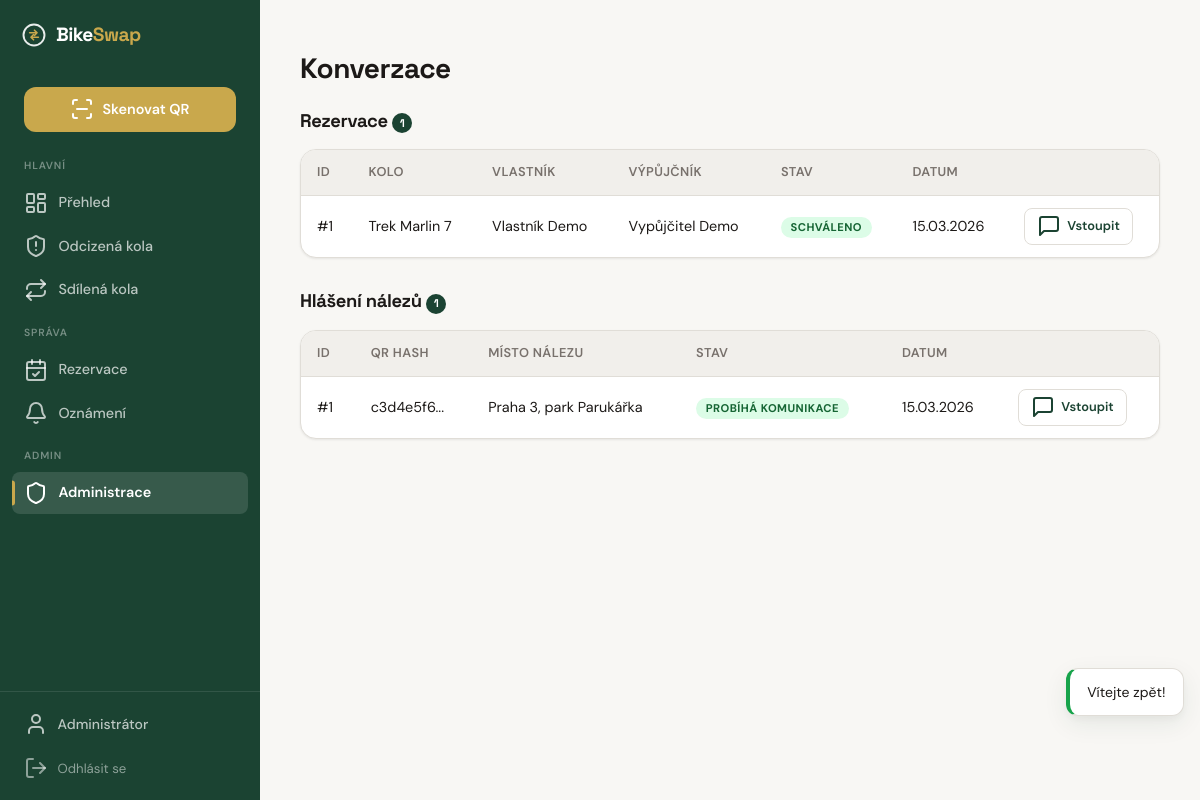
The page /admin/conversations (signed in) on the database its author committed.
### tables this page shows
CREATE TABLE IF NOT EXISTS `users` (
    `id`                 INT UNSIGNED    NOT NULL AUTO_INCREMENT,
    `email`              VARCHAR(255)    NOT NULL,
    `password_hash`      VARCHAR(255)    NOT NULL,
    `role`               ENUM('user', 'police', 'admin') NOT NULL DEFAULT 'user',
    `first_name`         VARCHAR(50)     NOT NULL,
    `surname`            VARCHAR(50)     NOT NULL DEFAULT '',
    `phone`              VARCHAR(20)     NULL DEFAULT NULL,
    `address`            VARCHAR(255)    NULL DEFAULT NULL,
    `is_verified`        TINYINT(1)      NOT NULL DEFAULT 0,
    `verification_token` VARCHAR(64)     NULL DEFAULT NULL,
    `password_reset_token`   VARCHAR(64) NULL DEFAULT NULL,
    `password_reset_expires` DATETIME    NULL DEFAULT NULL,
    `totp_secret`        VARCHAR(255)    NULL DEFAULT NULL,
    `totp_enabled`       TINYINT(1)      NOT NULL DEFAULT 0,
    `karma_score`        INT             NOT NULL DEFAULT 0,
    `is_banned`          TINYINT(1)      NOT NULL DEFAULT 0,
    `created_at`         DATETIME        NOT NULL DEFAULT CURRENT_TIMESTAMP,
    `updated_at`         DATETIME        NOT NULL DEFAULT CURRENT_TIMESTAMP ON UPDATE CURRENT_TIMESTAMP,
    `last_login_at`      DATETIME        NULL DEFAULT NULL,

    PRIMARY KEY (`id`),
    UNIQUE KEY `uq_users_email` (`email`),
    KEY `idx_users_role` (`role`)
);

CREATE TABLE IF NOT EXISTS `reservations` (
    `id`                 INT UNSIGNED    NOT NULL AUTO_INCREMENT,
    `bike_id`            INT UNSIGNED    NOT NULL,
    `borrower_id`        INT UNSIGNED    NOT NULL,
    `owner_id`           INT UNSIGNED    NOT NULL,
    `conversation_token` VARCHAR(64)     NOT NULL,
    `date_from`          DATE            NOT NULL,
    `date_to`            DATE            NOT NULL,
    `message`            TEXT            NULL DEFAULT NULL,
    `status`             ENUM('pending','approved','rejected','active','completed','cancelled','not_returned','disputed') NOT NULL DEFAULT 'pending',
    `not_returned_reason`  TEXT          NULL DEFAULT NULL,
    `dispute_reason`       TEXT          NULL DEFAULT NULL,
    `admin_resolution`     ENUM('borrower_guilty','owner_guilty') NULL DEFAULT NULL,
    `admin_resolved_by`    INT UNSIGNED  NULL DEFAULT NULL,
    `admin_resolved_at`    DATETIME      NULL DEFAULT NULL,
    `created_at`         DATETIME        NOT NULL DEFAULT CURRENT_TIMESTAMP,
    `updated_at`         DATETIME        NOT NULL DEFAULT CURRENT_TIMESTAMP ON UPDATE CURRENT_TIMESTAMP,

    PRIMARY KEY (`id`),
    UNIQUE KEY `uq_reservations_token` (`conversation_token`),
    KEY `idx_reservations_bike_dates` (`bike_id`, `date_from`, `date_to`, `status`),
    KEY `idx_reservations_borrower` (`borrower_id`, `status`),
    KEY `idx_reservations_owner` (`owner_id`, `status`),
    CONSTRAINT `fk_reservations_bike` FOREIGN KEY (`bike_id`) REFERENCES `bikes` (`id`) ON DELETE CASCADE,
    CONSTRAINT `fk_reservations_borrower` FOREIGN KEY (`borrower_id`) REFERENCES `users` (`id`) ON DELETE CASCADE,
    CONSTRAINT `fk_reservations_owner` FOREIGN KEY (`owner_id`) REFERENCES `users` (`id`) ON DELETE CASCADE,
    CONSTRAINT `fk_reservations_admin` FOREIGN KEY (`admin_resolved_by`) REFERENCES `users` (`id`) ON DELETE SET NULL
);

CREATE TABLE IF NOT EXISTS `bikes` (
    `id`                   INT UNSIGNED    NOT NULL AUTO_INCREMENT,
    `owner_id`             INT UNSIGNED    NOT NULL,
    `qr_hash`              VARCHAR(64)     NOT NULL,
    `brand`                VARCHAR(100)    NOT NULL,
    `model`                VARCHAR(100)    NULL DEFAULT NULL,
    `color`                VARCHAR(50)     NOT NULL,
    `frame_number`         VARCHAR(100)    NULL DEFAULT NULL,
    `year_of_manufacture`  SMALLINT UNSIGNED NULL DEFAULT NULL,
    `description`          TEXT            NULL DEFAULT NULL,
    `status`               ENUM('active', 'stolen', 'found', 'recovered') NOT NULL DEFAULT 'active',
    `is_shared`            TINYINT(1)      NOT NULL DEFAULT 0,
    `auto_accept`          TINYINT(1)      NOT NULL DEFAULT 0,
    `availability_days`    VARCHAR(20)     DEFAULT NULL,
    `created_at`           DATETIME        NOT NULL DEFAULT CURRENT_TIMESTAMP,
    `updated_at`           DATETIME        NOT NULL DEFAULT CURRENT_TIMESTAMP ON UPDATE CURRENT_TIMESTAMP,

    PRIMARY KEY (`id`),
    UNIQUE KEY `uq_bikes_qr_hash` (`qr_hash`),
    KEY `idx_bikes_owner` (`owner_id`),
    KEY `idx_bikes_status` (`status`),
    KEY `idx_bikes_shared` (`is_shared`),
    CONSTRAINT `fk_bikes_owner` FOREIGN KEY (`owner_id`) REFERENCES `users` (`id`) ON DELETE CASCADE
);

CREATE TABLE IF NOT EXISTS `found_reports` (
    `id`                  INT UNSIGNED    NOT NULL AUTO_INCREMENT,
    `bike_id`             INT UNSIGNED    NULL DEFAULT NULL,
    `qr_hash_scanned`     VARCHAR(64)     NULL DEFAULT NULL,
    `reported_by`         INT UNSIGNED    NULL DEFAULT NULL,
    `reporter_email`      VARCHAR(255)    NULL DEFAULT NULL,
    `reporter_phone`      VARCHAR(20)     NULL DEFAULT NULL,
    `reporter_ip`         VARCHAR(45)     NULL DEFAULT NULL,
    `conversation_token`  VARCHAR(64)     NOT NULL,
    `found_date`          DATE            NULL DEFAULT NULL,
    `found_location_text` VARCHAR(255)    NULL DEFAULT NULL,
    `found_location_lat`  DECIMAL(10, 7)  NULL DEFAULT NULL,
    `found_location_lng`  DECIMAL(10, 7)  NULL DEFAULT NULL,
    `description`         TEXT            NULL DEFAULT NULL,
    `status`              ENUM('pending', 'verified', 'contacted', 'resolved', 'closed') NOT NULL DEFAULT 'pending',
    `verified_by`         INT UNSIGNED    NULL DEFAULT NULL,
    `verified_at`         DATETIME        NULL DEFAULT NULL,
    `created_at`          DATETIME        NOT NULL DEFAULT CURRENT_TIMESTAMP,

    PRIMARY KEY (`id`),
    UNIQUE KEY `uq_found_token` (`conversation_token`),
    KEY `idx_found_bike` (`bike_id`),
    KEY `idx_found_status` (`status`),
    KEY `idx_found_qr` (`qr_hash_scanned`),
    CONSTRAINT `fk_found_bike` FOREIGN KEY (`bike_id`) REFERENCES `bikes` (`id`) ON DELETE SET NULL,
    CONSTRAINT `fk_found_reporter` FOREIGN KEY (`reported_by`) REFERENCES `users` (`id`) ON DELETE SET NULL,
    CONSTRAINT `fk_found_verifier` FOREIGN KEY (`verified_by`) REFERENCES `users` (`id`) ON DELETE SET NULL
);

### templates/admin/conversations.php (the view, shortened to what the rows shown need)
<div class="page-header">
  <h1>Konverzace</h1>
</div>
<h2 class="section-title">
  Rezervace
  <span class="badge-count"><?= count($reservations) ?></span>
</h2>
<?php if (empty($reservations)): ?>
  <div class="card mb-xl">
    <div class="card-body">
      <p class="text-muted text-center">Žádné rezervace.</p>
    </div>
  </div>
<?php else: ?>
  <div class="card mb-xl">
    <div class="table-responsive">
      <table class="admin-table">
        <thead>
          <tr>
            <th>ID</th>
            <th>Kolo</th>
            <th>Vlastník</th>
            <th>Výpůjčník</th>
            <th>Stav</th>
            <th>Datum</th>
            <th></th>
          </tr>
        </thead>
        <tbody>
          <?php foreach ($reservations as $res): ?>
            <tr>
              <td>#<?= $res->getId() ?></td>
              <td><?= $res->getBike() ? e($res->getBike()->getFullName()) : '—' ?></td>
              <td><?= $res->getOwner() ? e($res->getOwner()->getName()) : '—' ?></td>
              <td><?= $res->getBorrower() ? e($res->getBorrower()->getName()) : '—' ?></td>
              <td><span class="status-badge status-<?= e($res->getStatus()) ?>"><?= e($res->getStatusLabel()) ?></span></td>
              <td><?= date('d.m.Y', strtotime($res->getCreatedAt())) ?></td>
              <td>
                <a href="/admin/conversation/reservation/<?= $res->getId() ?>" class="btn btn-sm btn-secondary">
                  <i data-lucide="message-square"></i> Vstoupit
                </a>
              </td>
            </tr>
          <?php endforeach; ?>
        </tbody>
      </table>
    </div>
  </div>
<?php endif; ?>
<h2 class="section-title">
  Hlášení nálezů
  <span class="badge-count"><?= count($foundReports) ?></span>
</h2>
<?php if (empty($foundReports)): ?>
  <div class="card">
    <div class="card-body">
      <p class="text-muted text-center">Žádná hlášení nálezů.</p>
    </div>
  </div>
<?php else: ?>
  <div class="card">
    <div class="table-responsive">
      <table class="admin-table">
        <thead>
          <tr>
            <th>ID</th>
            <th>QR hash</th>
            <th>Místo nálezu</th>
            <th>Stav</th>
            <th>Datum</th>
            <th></th>
          </tr>
        </thead>
        <tbody>
          <?php foreach ($foundReports as $report): ?>
            <tr>
              <td>#<?= $report->getId() ?></td>
              <td><?= $report->getQrHashScanned() ? e(substr($report->getQrHashScanned(), 0, 8)) . '...' : '—' ?></td>
              <td><?= $report->getFoundLocationText() ? e(mb_substr($report->getFoundLocationText(), 0, 40)) : '—' ?></td>
              <td><span class="status-badge <?= e($report->getStatusClass()) ?>"><?= e($report->getStatusLabel()) ?></span></td>
              <td><?= date('d.m.Y', strtotime($report->getCreatedAt())) ?></td>
              <td>
                <a href="/admin/conversation/found/<?= $report->getId() ?>" class="btn btn-sm btn-secondary">
                  <i data-lucide="message-square"></i> Vstoupit
                </a>
              </td>
            </tr>
          <?php endforeach; ?>
        </tbody>
      </table>
    </div>
  </div>
<?php endif; ?>

### templates/layouts/app.php (shortened to what the rows shown need)
<!DOCTYPE html>
<html lang="cs">
<head>
  <link rel="stylesheet" href="/css/style.css">
</head>
<body class="layout-app">
<div class="app-shell">
  <aside class="sidebar">
    <div class="sidebar-footer">
      <?php if (isset($currentUser)): ?>
        <a href="/profile" class="sidebar-profile-link">
          <i data-lucide="user"></i> <?= e($currentUser->getName()) ?>
        </a>
      <?php endif; ?>
      <?php if (isset($session)): ?>
        <form method="POST" action="/logout" style="margin:0">
          <button type="submit" class="sidebar-logout-btn">
          </button>
        </form>
      <?php endif; ?>
    </div>
  </aside>
  <main class="page-content">
    <?= $content ?? '' ?>
  </main>
</div>
</body>
</html>

### rows shown on the page
users: first_name "Administrátor"
reservations: id "1", bike.model "Trek Marlin 7", owner.surname "Vlastník Demo", borrower.surname "Vypůjčitel Demo", status "SCHVÁLENO", created_at "15.03.2026"
found_reports: id "1", qr_hash_scanned "c3d4e5f6", found_location_text "Praha 3, park Parukářka", status "PROBÍHÁ KOMUNIKACE", created_at "15.03.2026"

### other values the page prints
count($reservations) "1"
count($foundReports) "1"
